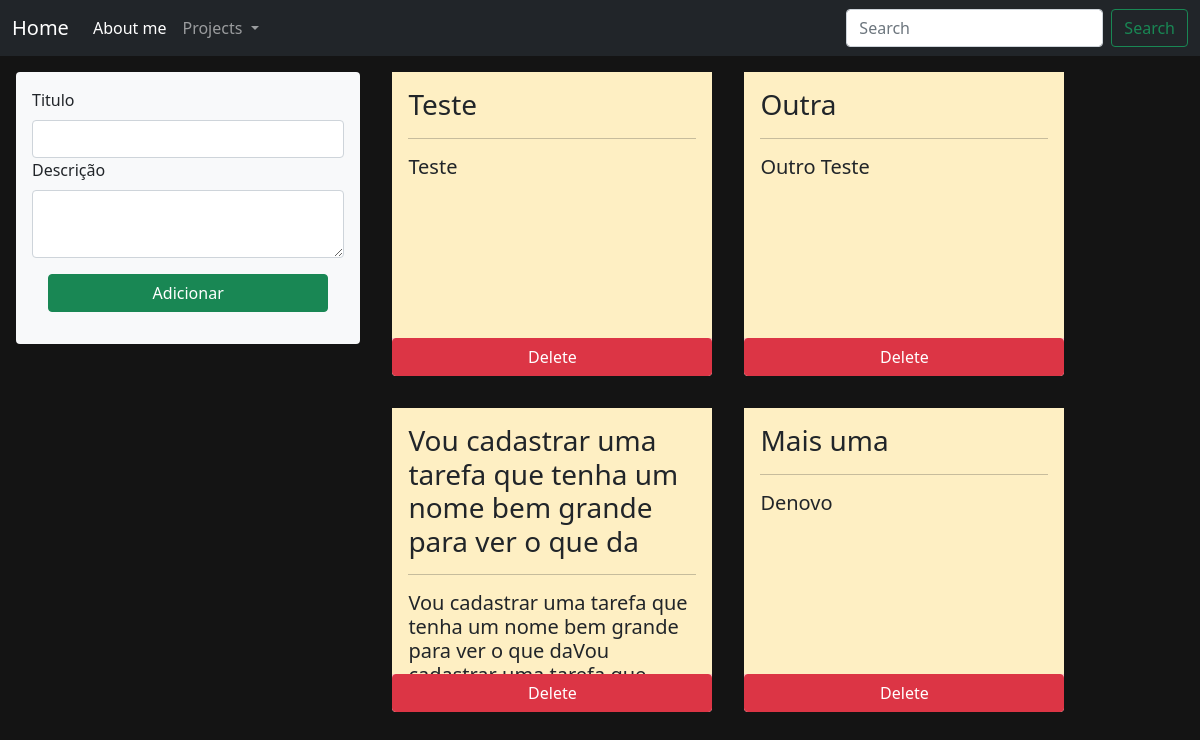
Page /note/ on the earlier database version.
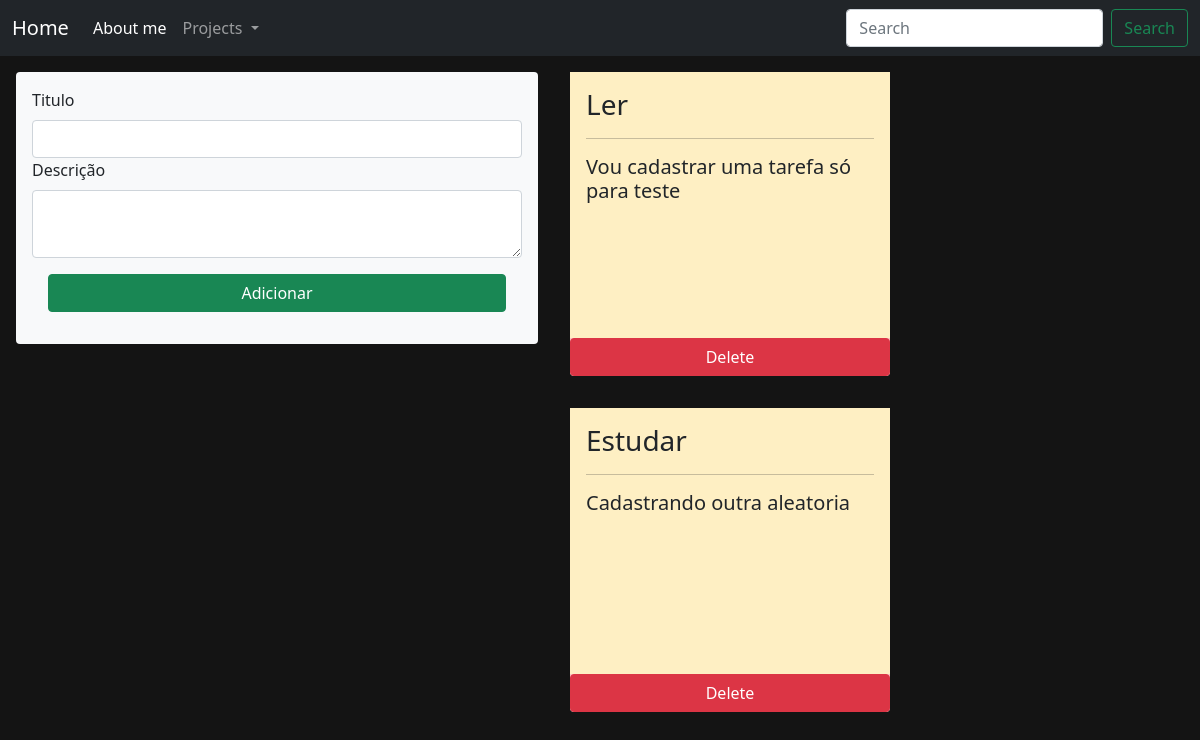
Same page on the later database version.
### note/models.py (models this page shows, shortened)
class Note(models.Model):
    title = models.CharField(max_length=30)
    description = models.TextField(max_length=200)

### note/views.py (the view)
# urls.py: path('', views.note, name='note'),
def note(request):
    notes = Note.objects.all()
    return render(request, 'pages/note.html', {'notes': notes})

### templates/pages/note.html (shortened to what this page needs)
{% extends 'base.html'%}
{% load static %}
{% block content %}
{% include 'partials/_nav.html' %}
<div class="notes-container d-flex">
    <form action="{% url 'createNote' %}" method="post" class="note-form d-flex flex-column m-3 p-3 rounded">
        <label for="note-title" class="form-label">Titulo</label>
        <input class="form-control" type="text" name="note-title" id="note-title" size="50" required>
        <label for="exampleFormControlTextarea1" class="form-label">Descrição</label>
        <textarea class="form-control" id="exampleFormControlTextarea1" rows="3" name="note-description" size="50" required></textarea>
        <button class="btn btn-success m-3" type="submit">Adicionar</button>
    </form>
    <div class="notes-created d-flex align-content-start flex-wrap">
        {% for note in notes %}
        <div class="note-info m-3 d-flex flex-column rounded">
            <div class="note p-3">
                <h3>{{note.title}}</h3>
                <hr>
                <h5>{{note.description}}</h5>
            </div>
            <a class="btn btn-danger" type="button" href="{% url 'deleteNote' note.id %}">Delete</a>
        </div>
        {% endfor %}
    </div>
</div>
{% endblock %}

### templates/base.html (shortened to what this page needs)
{% load static %}
<!DOCTYPE html>
<html lang="en">
<head>
    <link rel="stylesheet" type="text/css" href="{% static 'css/styles.css' %}">
    <link href="https://cdn.jsdelivr.net/npm/bootstrap@5.1.3/dist/css/bootstrap.min.css" rel="stylesheet">
</head>
<body>
    {% block content %}
    {% endblock %}
</body>
</html>

### templates/partials/_nav.html (shortened to what this page needs)
<nav class="navbar navbar-expand-lg navbar-dark bg-dark">
  <div class="container-fluid">
    <a class="navbar-brand" href="{% url 'index' %}">Home</a>
    <div class="collapse navbar-collapse" id="navbarSupportedContent">
      <ul class="navbar-nav me-auto mb-2 mb-lg-0">
        <li class="nav-item">
          <a class="nav-link active" aria-current="page" href="{% url 'index' %}">About me</a>
        </li>
        <li class="nav-item dropdown">
          <a class="nav-link dropdown-toggle" href="#" id="navbarDarkDropdownMenuLink" role="button" data-bs-toggle="dropdown">
            Projects
          </a>
        </li>
      </ul>
      <form class="d-flex">
        <input class="form-control me-2" type="search" placeholder="Search" aria-label="Search">
        <button class="btn btn-outline-success" type="submit">Search</button>
      </form>
    </div>
  </div>
</nav>

### static/css/styles.css (style rules this page uses)
* { box-sizing: border-box; margin: 0; padding: 0; }
body { background-color:rgb(20, 20, 20) !important }
.note-form { background-color: #f8f9fa; height: 17rem; min-width: 20rem; }
.note { background-color: #feefc3; height: 17rem; width: 20rem; overflow-y: scroll; }
.note-info { background-color: #fec3c3; height: 19rem; width: 20rem; }

Differences in the rows shown:
removed Note: title "Teste", description "Teste"
removed Note: title "Outra", description "Outro Teste"
removed Note: title "Vou cadastrar uma tarefa que tenha um nome bem grande para ver o que da", description "Vou cadastrar uma tarefa que tenha um nome bem grande para ver o que daVou…"
removed Note: title "Mais uma", description "Denovo"
added Note: title "Ler", description "Vou cadastrar uma tarefa só para teste"
added Note: title "Estudar", description "Cadastrando outra aleatoria"
